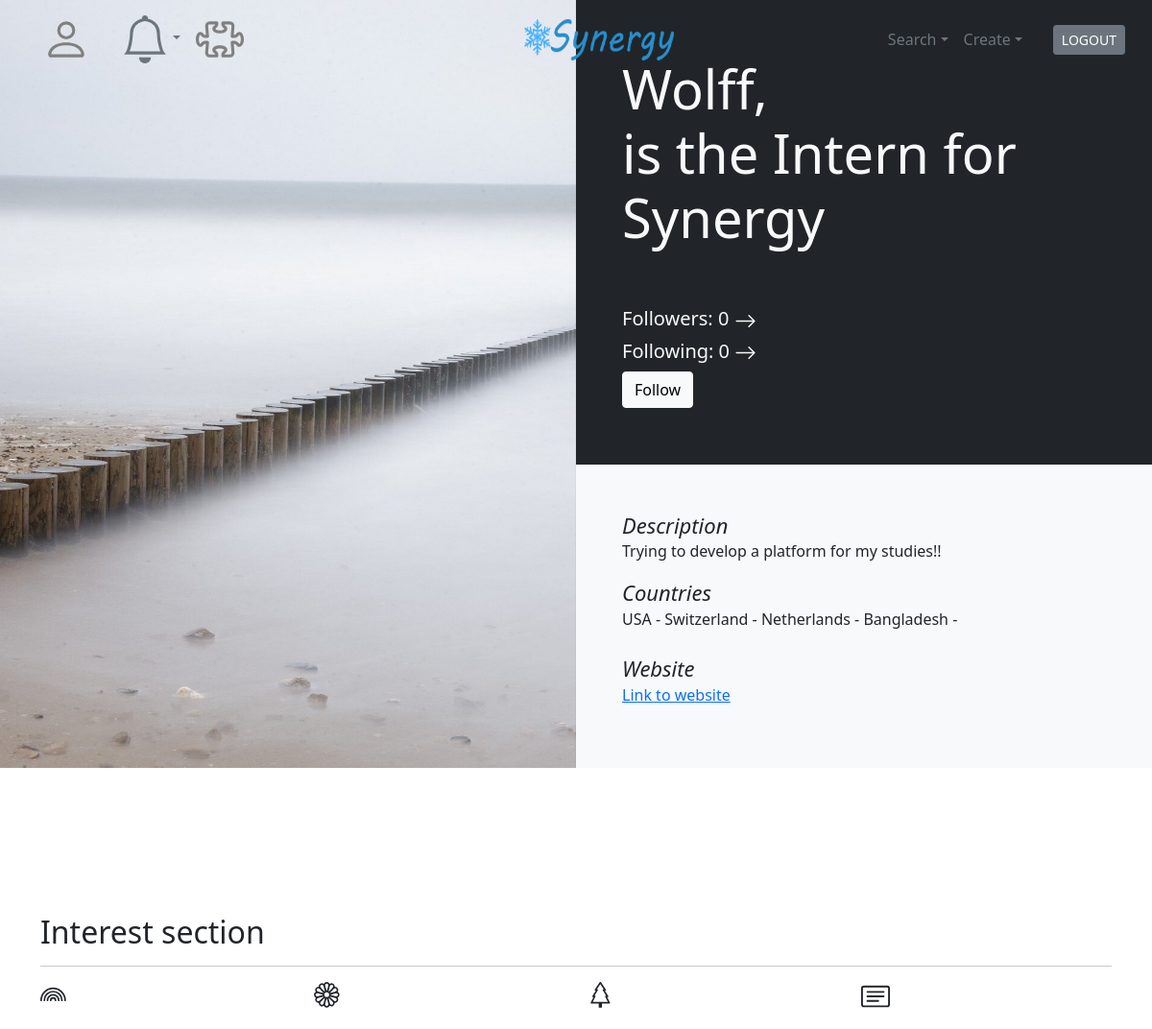
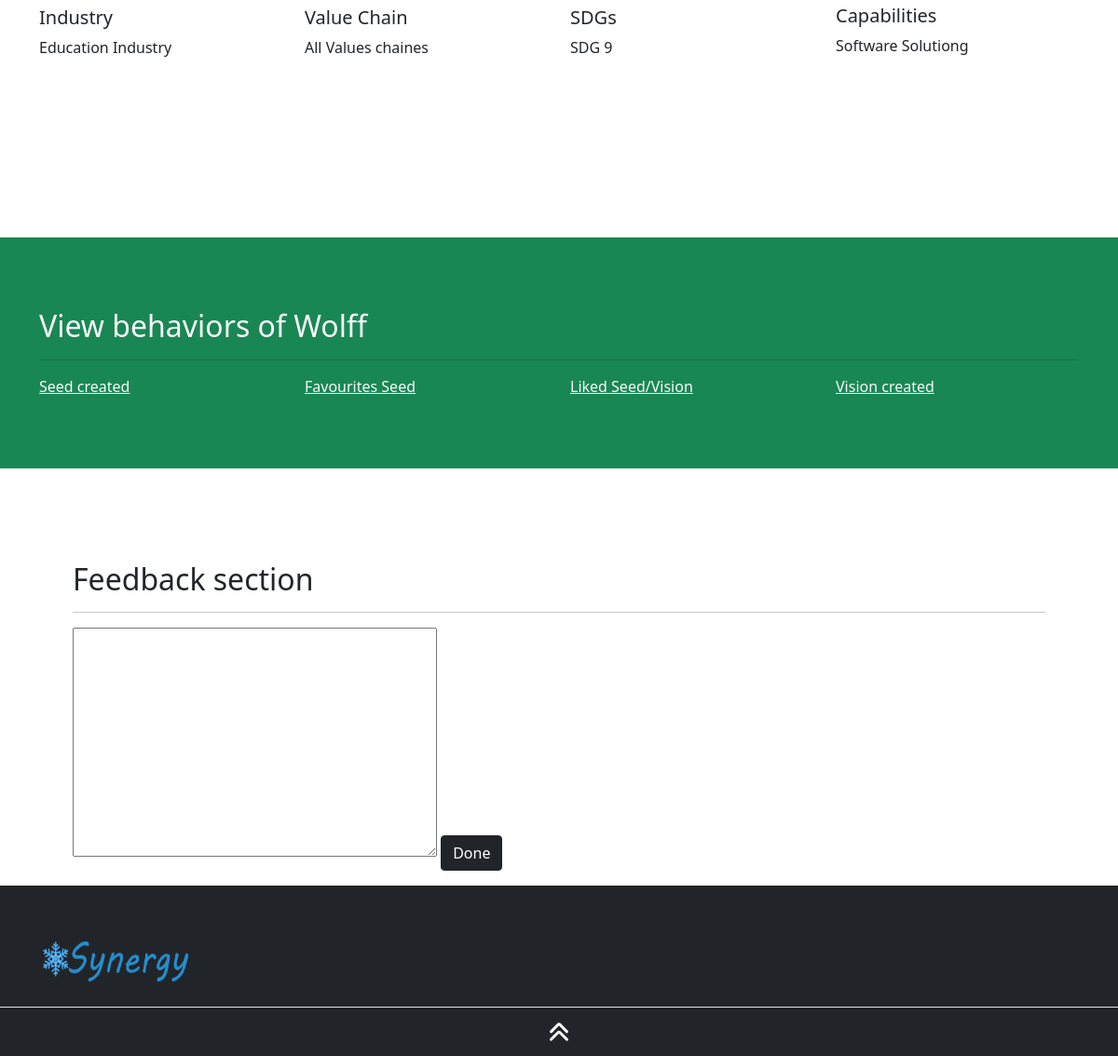
/accounts/profile/user/Wolff/ (signed in), run on the app's committed database (2 pictures, top to bottom).
### accounts/models.py (models this page shows, shortened)
class Profile(models.Model):
    id = models.CharField(max_length=50, primary_key= True)
    user = models.OneToOneField(User, on_delete=models.CASCADE)
    company_name = models.CharField(max_length=100, blank=True)
    website = models.URLField(max_length=300, blank=True)
    position_of_user = models.CharField(max_length=100, blank=True)
    description = models.TextField(max_length=150,default="NA")
    certification = models.BooleanField(default=False)
    type_user = models.CharField(max_length=30, choices=TYPES, default="9")
    profile_picture = models.ImageField(upload_to=profile_pic_directory_path,default="Null")
    country = models.ManyToManyField(Country, through="Country_User")
    capabilities = models.ManyToManyField(Capabilities, through="Capabilities_User")
    value_chain = models.ManyToManyField(Value_chain, through="Value_Chain_User")
    industry = models.ManyToManyField(Industry, through="Industry_User")
    sdg = models.ManyToManyField(SDG, through="SDG_User")

class Country(models.Model):
    index = models.CharField(max_length=50, unique=True)
    name = models.CharField(max_length=50, unique=True)

class Capabilities(models.Model):
    title = models.CharField(max_length=50, unique=True)
    contenu = models.TextField(default="NA")

### knowledge/models.py (models this page shows, shortened)
class Industry(models.Model):
    title = models.CharField(max_length=50, unique=True)
    contenu = models.TextField(default="NA")

class Value_chain(MPTTModel):
    parent = TreeForeignKey('self',related_name='children',null=True,blank=True,on_delete=models.CASCADE,default=1)
    title = models.CharField(max_length=50, unique=True)
    contenu = models.TextField(default="NA")

class SDG(models.Model):
    title = models.CharField(max_length=50, unique=True)
    contenu = models.TextField(default="NA")
    image = models.ImageField(upload_to='sdgs/')

### accounts/views.py (the view, shortened to what this page needs)
# urls.py: path("profile/user/<str:username>/", views.user_profile, name="user_profile"),
@login_required
def user_profile(request,username):
    try:
        user = User.objects.get(username=username)
    except:
        return render(request, "dist/inside/profile/404_no_user.html")
    user_profile = User.objects.get(username=username)
    profile_user = Profile.objects.get(user_id=user_profile.id)
    industry_user = Industry_User.objects.filter(user_id_id=profile_user.id)
    industry = Industry.objects.filter(id__in=[i.industry_id for i in industry_user])
    value_chain_user = Value_Chain_User.objects.filter(user_id=profile_user.id)
    value_chain = Value_chain.objects.filter(id__in=[v.value_chain_id for v in value_chain_user])
    sdg_user = SDG_User.objects.filter(user_id=profile_user.id)
    sdg = SDG.objects.filter(id__in=[s.sdg_id for s in sdg_user])
    capabilities_user = Capabilities_User.objects.filter(user_id_id=profile_user.id)
    capabilities = Capabilities.objects.filter(id__in=[ca.capabilities_id for ca in capabilities_user])
    country_user = Country_User.objects.filter(user_id_id=profile_user.id)
    country = Country.objects.filter(id__in=[cu.country_id for cu in country_user])
    feedback_list = []
    feedback_user = Feedback.objects.filter(to_user_id=profile_user.id)
    follower_count = Follower.objects.filter(user_to_id=user_profile.id).count
    following_count = Follower.objects.filter(user_from_id=user_profile.id).count
    follower = False
    if Follower.objects.filter(Q(user_from_id=request.user.id) & Q(user_to_id=user_profile.id)).exists():
        follower = True
    editable = False
    if request.user == user:
        editable = True
    if request.method == "POST":
        form_feedback = UserFeedback(request.POST)
        if form_feedback.is_valid():
            feedback_on_user = form_feedback.save(commit=False)
            feedback_on_user.from_user = request.user
            feedback_on_user.to_user = user_profile
            feedback_on_user.save()
            return redirect(reverse(("accounts:user_profile"),args=[user_profile.username]))
    else:
        form_feedback = UserFeedback(request.POST)
    context = {
        "user_profile": user_profile,
        "profile_user": profile_user,
        "capabilities":capabilities,
        "capabilities_user": capabilities_user,
        "feedback_user": feedback_user,
        "feedback_list": feedback_list,
        "editable": editable,
        "industry": industry,
        "value_chain_user": value_chain_user,
        "value_chain": value_chain,
        "country": country,
        "country_user": country_user,
        "sdg_user": sdg_user,
        "sdg": sdg,
        "form_feedback": form_feedback,
        "follower": follower,
        "follower_count": follower_count,
        "following_count": following_count,
    }
    return render(request, "dist/inside/profile/profile.html", context)

### template/dist/inside/profile/profile.html (shortened to what this page needs)
{% extends "dist/inside/template_inside.html" %}
{% block contenu %}
<main>
    <section class="bg-dark mb-6 mb-lg-7" id=content>
        <div class="container-fluid px-0">
            <div class="row no-gutters align-items-center">
                <div class=col-md data-aos=fade-right>
                    <div class="img-shifted shift-left vh-100">
                        {% if profile_user.profile_picture == "Null" %}
                            <div class="bg-image bg-cover bg-position-top-center" style="background-image: url(/media/sdgs/SDG_1.jpg);"></div>
                        {% else %}
                            <div class="bg-image bg-cover bg-position-top-center" style="background-image: url(/media/{{profile_user.profile_picture}});"></div>
                        {% endif %}
                    </div>
                </div>
                <div class="col-md-6 vh-100 d-flex flex-column" data-aos=fade-left>
                    <div class="px-5 px-lg-7 px-xl-9 mt-auto">
                        <h3 class="display-4 mb-6 text-light">{{ user_profile.username }},
                            <br> is the {{ profile_user.position_of_user }} for {{ profile_user.company_name }}
                        </h3>
                        <h5 class="text-light">Followers: {{ follower_count }} <a href="{% url 'accounts:view_follower' username=user_profile.username %}" class="text-light"><svg xmlns="http://www.w3.org/2000/svg" width="23" height="23" fill="currentColor" class="bi bi-arrow-right" viewBox="0 0 16 16">
                            <path fill-rule="evenodd" d="M1 8a.5.5 0 0 1 .5-.5h11.793l-3.147-3.146a.5.5 0 0 1 .708-.708l4 4a.5.5 0 0 1 0 .708l-4 4a.5.5 0 0 1-.708-.708L13.293 8.5H1.5A.5.5 0 0 1 1 8z"/>
                          </svg></a></h5>
                        <h5 class="text-light">Following: {{ following_count }} <a href="{% url 'accounts:view_followed' username=user_profile.username %}" class="text-light"><svg xmlns="http://www.w3.org/2000/svg" width="23" height="23" fill="currentColor" class="bi bi-arrow-right" viewBox="0 0 16 16">
                            <path fill-rule="evenodd" d="M1 8a.5.5 0 0 1 .5-.5h11.793l-3.147-3.146a.5.5 0 0 1 .708-.708l4 4a.5.5 0 0 1 0 .708l-4 4a.5.5 0 0 1-.708-.708L13.293 8.5H1.5A.5.5 0 0 1 1 8z"/>
                          </svg></a></h5>
                        {% if editable %}
                            <div class="btn btn-outline-light"data-toggle="collapse" data-target="#user_action">Actions</div>
                            <div id="user_action" class="collapse">
                                <a href="{% url 'accounts:edit_profile' %}" class="btn btn-dark d-inline-flex align-items-center">Do you want to edit your profile?<svg
                                        width=16 height=16 class=ml-2 xmlns=http://www.w3.org/2000/svg viewBox="0 0 24 24">
                                        <title>arrow-right-1</title>
                                        <path d=M19.5,12a2.3,2.3,0,0,1-.78,1.729L7.568,23.54a1.847,1.847,0,0,1-2.439-2.773l9.752-8.579a.25.25,0,0,0,0-.376L5.129,3.233A1.847,1.847,0,0,1,7.568.46l11.148,9.808A2.31,2.31,0,0,1,19.5,12Z>
                                        </path>
                                    </svg></a>
                                <a href="{% url 'accounts:edit_password' %}" class="btn btn-dark d-inline-flex align-items-center">Do you want to edit your password?<svg
                                        width=16 height=16 class=ml-2 xmlns=http://www.w3.org/2000/svg viewBox="0 0 24 24">
                                        <title>arrow-right-1</title>
                                        <path d=M19.5,12a2.3,2.3,0,0,1-.78,1.729L7.568,23.54a1.847,1.847,0,0,1-2.439-2.773l9.752-8.579a.25.25,0,0,0,0-.376L5.129,3.233A1.847,1.847,0,0,1,7.568.46l11.148,9.808A2.31,2.31,0,0,1,19.5,12Z>
                                        </path>
                                    </svg></a>
                                <a href="{% url 'report:report_create' %}" class="btn btn-dark d-inline-flex align-items-center">Do you want to view your behaviors<svg
                                        width=16 height=16 class=ml-2 xmlns=http://www.w3.org/2000/svg viewBox="0 0 24 24">
                                        <title>arrow-right-1</title>
                                        <path d=M19.5,12a2.3,2.3,0,0,1-.78,1.729L7.568,23.54a1.847,1.847,0,0,1-2.439-2.773l9.752-8.579a.25.25,0,0,0,0-.376L5.129,3.233A1.847,1.847,0,0,1,7.568.46l11.148,9.808A2.31,2.31,0,0,1,19.5,12Z>
                                        </path>
                                    </svg></a>
                                <a href="{% url 'accounts:delete_user' %}" class="btn btn-dark d-inline-flex align-items-center">Do you want to delete your profile?<svg
                                        width=16 height=16 class=ml-2 xmlns=http://www.w3.org/2000/svg viewBox="0 0 24 24">
                                        <title>arrow-right-1</title>
                                        <path d=M19.5,12a2.3,2.3,0,0,1-.78,1.729L7.568,23.54a1.847,1.847,0,0,1-2.439-2.773l9.752-8.579a.25.25,0,0,0,0-.376L5.129,3.233A1.847,1.847,0,0,1,7.568.46l11.148,9.808A2.31,2.31,0,0,1,19.5,12Z>
                                        </path>
                                    </svg></a>
                            </div>
                        {% else %}
                            <div>
                                {% if follower %}
                                    <span><a href="{% url 'accounts:profile_follow_user' username=user_profile.username %}" class="btn btn-light">Unfollow</a></span>
                                {% else %}
                                    <span><a href="{% url 'accounts:profile_follow_user' username=user_profile.username %}" class="btn btn-light">Follow</a></span>
                                {% endif %}
                                <span> - </span>
                            </div>
                        {% endif %}
                    </div>
                    <div class="bg-light px-5 px-lg-7 px-xl-9 py-5 mt-auto">
                        {% if profile_user.description %}
                            <p class="font-size-3 mb-0"><span class=font-italic>Description</span></p>
                            <p>{{ profile_user.description }}</p>
                        {% endif %}
                        {% if country_user %}
                            <p class="font-size-3 mb-0"><span class=font-italic>Countries</span></p>
                            {% for countries in country_user %}
                                {% for coun in country %}
                                    {% if coun.id == countries.country_id %}
                                        <span>{{ coun.name }} - </span>
                                    {% endif %}
                                {% endfor %}
                            {% endfor %}
                        {% endif %}
                        <br>
                        {% if profile_user.website %}
                            <br>
                            <p class="font-size-3 mb-0"><span class=font-italic>Website</span></p>
                            <p><a href="{{ profile_user.website }}" target="_blank">Link to website</a></p>
                        {% endif %}
                    </div>
                </div>
            </div>
        </div>
    </section>
    <section class="py-6 mt-6 mb-7 py-lg-7 mt-lg-7 mb-lg-8 text-dark">
        <div class=container>
            <span><h2>Interest section</h2></span>
            <hr>
            <div class=row>
                {% if industry %}
                    <div class="col-md mb-6 mb-md-0 text-dark" data-aos=fade-up>
                        <br>
                        <h2 class="h5 mb-2 text-dark">Industry</h2>
                        {% for in in industry %}
                            <p class="text-dark">{{ in.title }}</p>
                        {% endfor %}
                    </div>
                {% endif %}
                {% if value_chain %}
                    <div class="col-md mb-6 mb-md-0 text-dark" data-aos=fade-up data-aos-delay=50>
                        <br>
                        <h2 class="h5 mb-2 text-dark">Value Chain</h2>
                        {% for vc in value_chain %}
                            <p class="text-dark">{{ vc.title }}</p>
                        {% endfor %}
                    </div>
                {% endif %}
                {% if sdg %}
                    <div class="col-md mb-0 text-dark" data-aos=fade-up data-aos-delay=100>
                        <br>
                        <h2 class="h5 mb-2 text-dark">SDGs</h2>
                        {% for sdgs in sdg %}
                            <p class="text-dark">{{ sdgs.title }}</p>
                        {% endfor %}
                    </div>
                {% endif %}
                {% if capabilities_user %}
                    <div class="col-md mb-0 text-dark" data-aos=fade-up data-aos-delay=100>
                    <br>
                    <br>
                    <h2 class="h5 mb-2 text-dark">Capabilities</h2>
                        {% for cap in capabilities %}
                            {% for capability in capabilities_user %}
                                {% if cap.id == capability.capabilities_id %}
                                    <p class="text-dark">{{ cap.title }}</p>
                                {% endif %}
                            {% endfor %}
                        {% endfor %}
                    </div>
                {% endif %}
            </div>
        </div>
    </section>
    <section class="bg-success py-6 mt-6 mb-7 py-lg-7 mt-lg-7 mb-lg-8 text-dark">
        <div class=container>
            <span><h2 class="text-light">View behaviors of {{ user_profile.username }}</h2></span>
            <hr>
            <div class=row>
                <div class="col-3" data-aos=fade-up><a href="{% url 'accounts:view_seed_created' username=user_profile.username %}" class="text-light">Seed created</a></div>
                <div class="col-3" data-aos=fade-up><a href="{% url 'accounts:view_fav' username=user_profile.username %}" class="text-light">Favourites Seed</a></div>
                <div class="col-3" data-aos=fade-up><a href="{% url 'accounts:view_like' username=user_profile.username %}" class="text-light">Liked Seed/Vision</a></div>
                <div class="col-3" data-aos=fade-up><a href="{% url 'accounts:view_vision_created' username=user_profile.username %}" class="text-light">Vision created</a></div>
            </div>
        </div>
    </section>
    <section>
        <div class="container px-5">
            <span><h2>Feedback section </h2></span>
            <hr>
            {% if editable %}
            {% else %}
                <div class=form-group>
                    <form id="UserFeedback" method="POST" class="post-form">
                        {{ form_feedback.content }}
                        <button type="submit" class="btn btn-dark">Done</button></div>
            {% endif %}
        </div>
    </section>
{% endblock %}

### data on the page
Profile: profile_picture (picture), position_of_user "Intern", company_name "Synergy", description "Trying to develop a platform for my studies!!"
Country: name "USA"
Country: name "Switzerland"
Country: name "Netherlands"
Country: name "Bangladesh"
Industry: title "Education Industry"
Value_chain: title "All Values chaines"
SDG: title "SDG 9"
Capabilities: title "Software Solutiong"

### other printed values
{{ user_profile.username }} "Wolff"
{{ follower_count }} "0"
{{ following_count }} "0"
